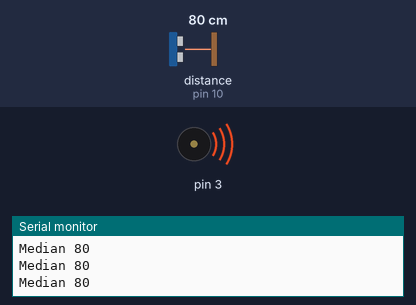
Simulated run of this sketch. Board: Arduino Uno, built with avr-gcc and run on an emulated ATmega328P. On the bench: buzzer (waves = sounding), the last lines printed to the serial monitor. Wiring (inferred from the names in the program): ultrasonic range finder: trigger pin 9; echo pin 10. The inputs (shaded band) are chosen by the test bench; at power-on: distance to the obstacle (sensor on pin 10) 80 cm. The echo pulse lasts 58.3 µs per cm.

Above: at 1.2 s.
1.3 s: distance to the obstacle (sensor on pin 10) set to 35 cm
At 2.0 s:
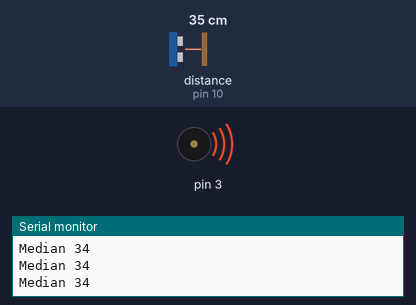
4.3 s: distance to the obstacle (sensor on pin 10) set to 18 cm
At 5.3 s:
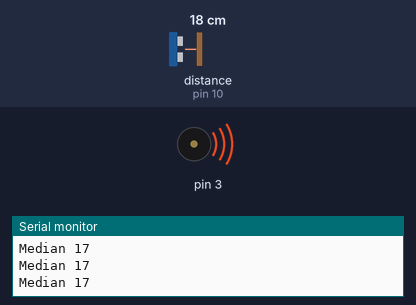
Timing chart, 0 to 7.3 s (numbered marks = the images above; inputs shaded):
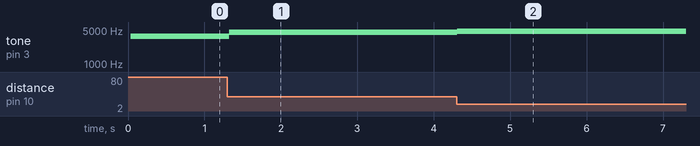

Measured:
- after the input at 1.3 s, tone on pin 3: 3679 Hz → 4449 Hz at once
- after the input at 4.3 s, tone on pin 3: 4449 Hz → 4733 Hz at once

The sketch:

whiteCaneV1_Buzzer_Clean.ino
```cpp
int trig = 9;
int echo = 10;
int prevDistance;

int recentReadings[5];
int readingCount = -1;

long currentDistance;
int toneFreq;

void setup() {
  // put your setup code here, to run once:
  Serial.begin(9600);
  pinMode(trig, OUTPUT);
  pinMode(echo, INPUT);
}

//a bubble sort that sorts the global array currentReadings[] ascending
void sortAscending() {

  //specify the end component
  const int n = sizeof(recentReadings) / sizeof(recentReadings[0]);

  //nested loops. standard bubble sort
  for (int i = 0; i < n - 1; ++i) {
    bool swapped = false;
    for (int j = 0; j < n - 1 - i; ++j) {
      if (recentReadings[j] > recentReadings[j + 1]) {
        int t = recentReadings[j];
        recentReadings[j] = recentReadings[j + 1];
        recentReadings[j + 1] = t;
        swapped = true;
      }
    }
    if (!swapped) break; //exit if already sorted
  }
}

long pingDistance() {
  // the ping sequence for our distance sensor, as per the datasheet
  digitalWrite(trig, LOW);
  delayMicroseconds(2);
  digitalWrite(trig, HIGH);
  delayMicroseconds(10);
  digitalWrite(trig, LOW);

  // this acts as a "stopwatch". tells you how long it took the ultrasonic wave to return.
  long duration = pulseIn(echo, HIGH);

  // converting that distance to a cm value, as per the datasheet
  long distance = duration / 58;

  // return the value we found
  return distance;
}

void loop() {
  // put your main code here, to run repeatedly:

  //update the current distance
  currentDistance = pingDistance();
  delayMicroseconds(60); //as per datasheet

  // a general filter. This sensor will not read past 300cm. Also, account for a base state of 0
  if (currentDistance < 300 && currentDistance > 0) {

    // a more advanced filter. The sensor data must be within 5 cm of the previous one to count
    if (currentDistance >= prevDistance - 5 && currentDistance <= prevDistance + 5) {
      readingCount++;

      // using the array to log the value...
      if (readingCount < 5) {  // cap at four so no index out of bounds
        recentReadings[readingCount] = currentDistance;
      }

      // only output a tone if the reading count has filled up!
      if (readingCount > 4) {
        sortAscending();

        Serial.print("Median ");
        Serial.print(recentReadings[2]);
        Serial.print("\n");

        //resetting the pointer for the next array iteration and update currentDistance to median
        readingCount = -1;
        currentDistance = recentReadings[2];

        //map the distance (in cm) to a buzzer tone. Higher should be shriller
        toneFreq = map(int(currentDistance), 1, 300, 5000, 0);
        tone(3, toneFreq, 200);
      }
    }
  }

  // update the prev distance to the current distance
  prevDistance = currentDistance;
}
```
